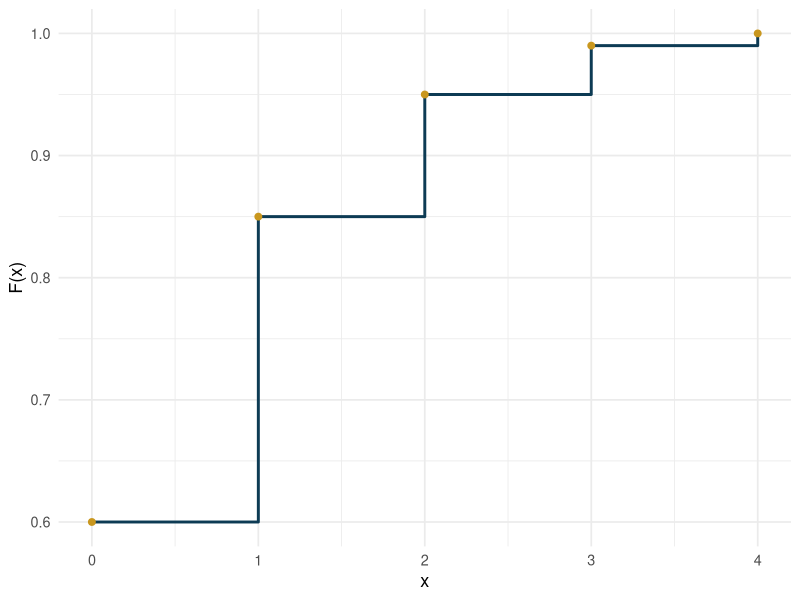

Write the R code that produced this figure. (Note: this script raises an error after producing the figure.)
## ---- chunk 1
knitr::opts_chunk$set(echo = TRUE, warning = FALSE, message = FALSE, fig.retina = 2)
suppressPackageStartupMessages(library(tidyverse))
## ---- chunk 2
sinistros <- tibble(x = 0:4, p = c(0.60, 0.25, 0.10, 0.04, 0.01)) |>
  mutate(F = cumsum(p))
sinistros
## ---- chunk 3
ggplot(sinistros, aes(x, F)) + geom_step(color="#0d3b54", linewidth=1) +
  geom_point(color="#c9971e", size=2) +
  labs(x="x", y="F(x)") + theme_minimal(base_size=13)
## ---- chunk 4
sinistros$F[sinistros$x == 2]         # F(2)
1 - sinistros$F[sinistros$x == 1]     # P(X >= 2) = 1 - F(1)
## ---- chunk 5
knitr::include_graphics("images/fda_lancamento_dado.png")
## ---- chunk 6
knitr::include_graphics("images/fda_exercicio.png")
